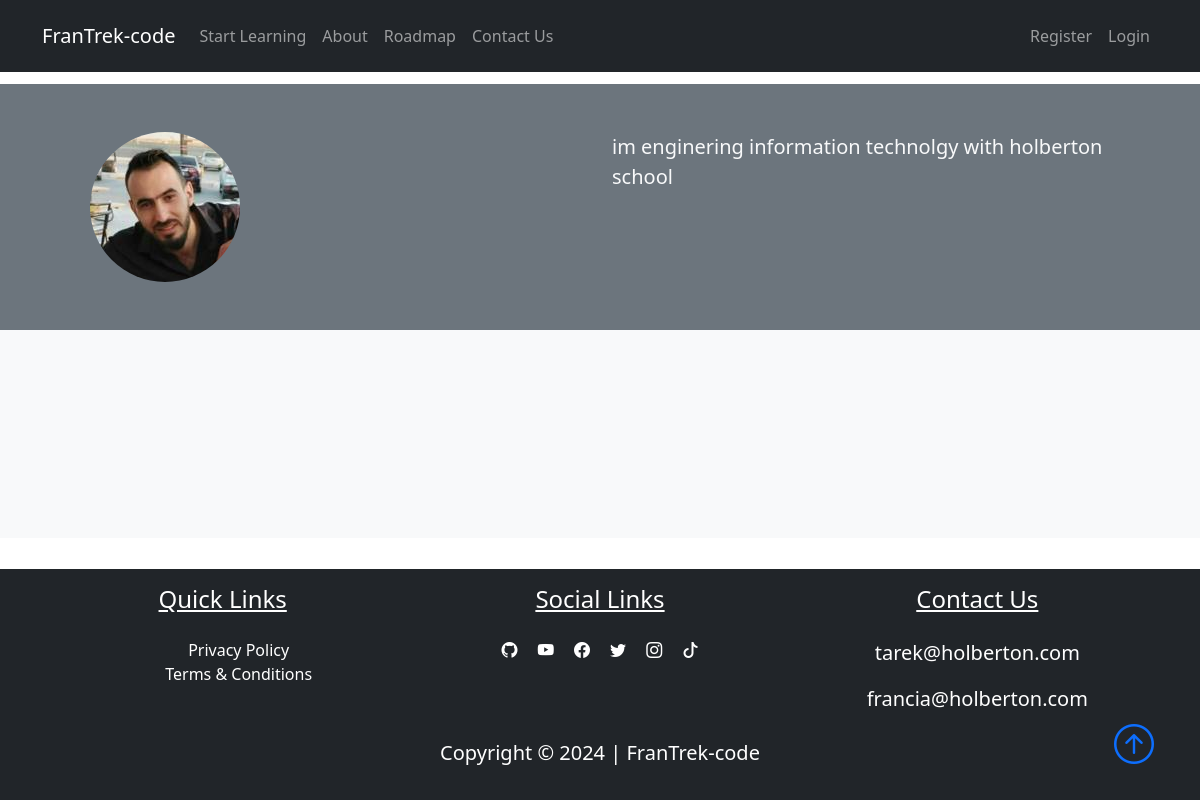
The app's page /author/tarek, older data.
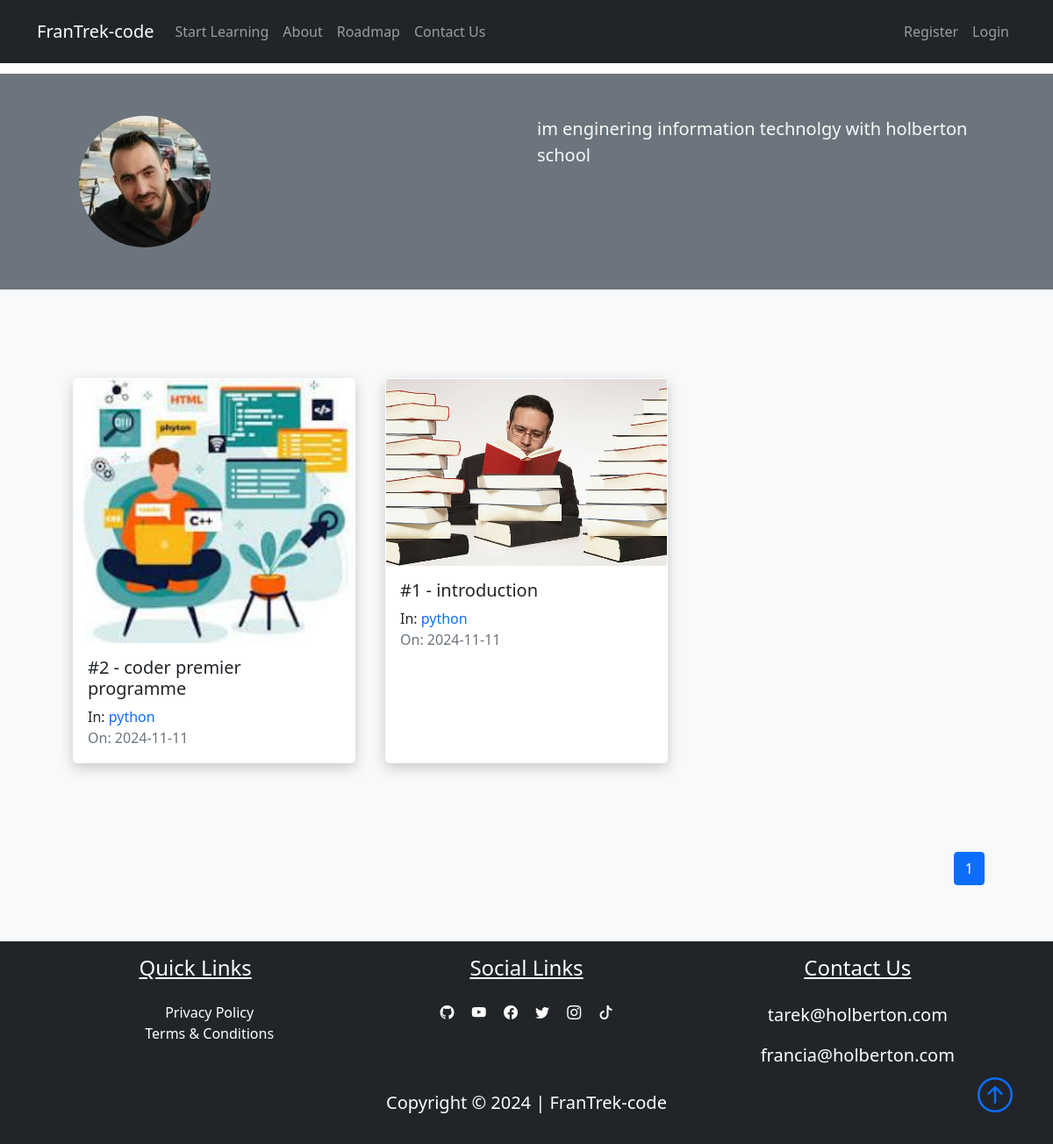
The same page, newer data.
### FranTrek/models.py (models this page shows, shortened)
class Lesson(db.Model):
    id = db.Column(db.Integer, primary_key=True)
    title = db.Column(db.String(100), nullable=False)
    date_posted = db.Column(db.DateTime, nullable=False, default=datetime.utcnow)
    content = db.Column(db.Text, nullable=False)
    thumbnail = db.Column(
        db.String(20), nullable=False, default="default_thumbnail.jpg"
    )
    slug = db.Column(db.String(32), nullable=False)
    user_id = db.Column(db.Integer, db.ForeignKey("user.id"), nullable=False)
    course_id = db.Column(db.Integer, db.ForeignKey("course.id"), nullable=False)

class Course(db.Model):
    id = db.Column(db.Integer, primary_key=True)
    title = db.Column(db.String(50), unique=True, nullable=False)
    description = db.Column(db.String(150), nullable=False)
    icon = db.Column(db.String(20), nullable=False, default="default_icon.jpg")
    lessons = db.relationship("Lesson", backref="course_name", lazy=True)

### FranTrek/users/routes.py (the view)
@users.route("/author/<string:username>", methods=["GET"])
def author(username):
    user = User.query.filter_by(username=username).first_or_404()
    page = request.args.get("page", 1, type=int)
    lessons = (
        Lesson.query.filter_by(author=user)
        .order_by(Lesson.date_posted.desc())
        .paginate(page=page, per_page=6)
    )
    return render_template("author.html", lessons=lessons, user=user)

### FranTrek/templates/author.html (shortened to what this page needs)
{% extends "layout.html"%}
{% block content %}
<div class="container-fluid bg-secondary">
    <div class="container">
        <div class="row p-5">
            <div class="col-6">
                <img class="rounded-circle" src="{{url_for('static', filename='user_pics/' + user.image_file)}}" alt="">
            </div>
            <div class="col-6">
                <span class="lead text-light">{{user.bio}}</span>
            </div>
        </div>
    </div>
</div>
<section class="bg-light">
    <div class="container p-5">
        <div class="row">
            {% for lesson in lessons.items %}
            <div class="col-sm-12 col-md-6 col-lg-4 pb-5 d-flex align-items-stretch">
                <div class="card lesson">
                    <img src="{{url_for('static', filename='lesson_thumbnails/'+lesson.thumbnail)}}" class="card-img">
                    <div class="card-body d-flex flex-column">
                        <h5 class="card-title">
                            <a class="text-decoration-none text-dark"
                                href="{{url_for('lessons.lesson', lesson_slug=lesson.slug, course=lesson.course_name.title)}}">{{lesson.title}}</a>
                        </h5>
                        <p class="card-text mb-0">In:
                            <a href="{{url_for('courses.course', course_title=lesson.course_name.title)}}"
                                class="link">{{lesson.course_name.title}}</a>
                        </p>
                        <span class="text-muted">On: {{lesson.date_posted.strftime('%Y-%m-%d')}}</span>
                    </div>
                </div>
            </div>
            {% endfor %}
            <nav class="mt-5" aria-label="...">
                <ul class="pagination" style="display: flex; justify-content: flex-end">
                    {% for page_num in lessons.iter_pages(left_edge=1, right_edge=1, left_current=1, right_current=2) %}
                    {% if page_num %}
                    {% if lessons.page == page_num %}
                    <li class="page-item active">
                        <a href="{{url_for('users.author', username=user.username, page=page_num)}}"
                            class="page-link">{{page_num}}</a>
                    </li>
                    {%else%}
                    <li class="page-item">
                        <a href="{{url_for('users.author', username=user.username, page=page_num)}}"
                            class="page-link">{{page_num}}</a>
                    </li>
                    {%endif%}
                    {% else %}
                    <span class="mx-2">...</span>
                    {% endif %}
                    {% endfor %}
                </ul>
            </nav>
        </div>
    </div>
</section>
{% endblock content%}

Row changes from the older to the newer data that the page shows:
added Lesson: thumbnail (picture), title "#2 - coder premier programme", course_name "python", date_posted "2024-11-11"
added Lesson: thumbnail (picture), title "#1 - introduction", course_name "python", date_posted "2024-11-11"
Text that changed along with them:
new list line: "1"
